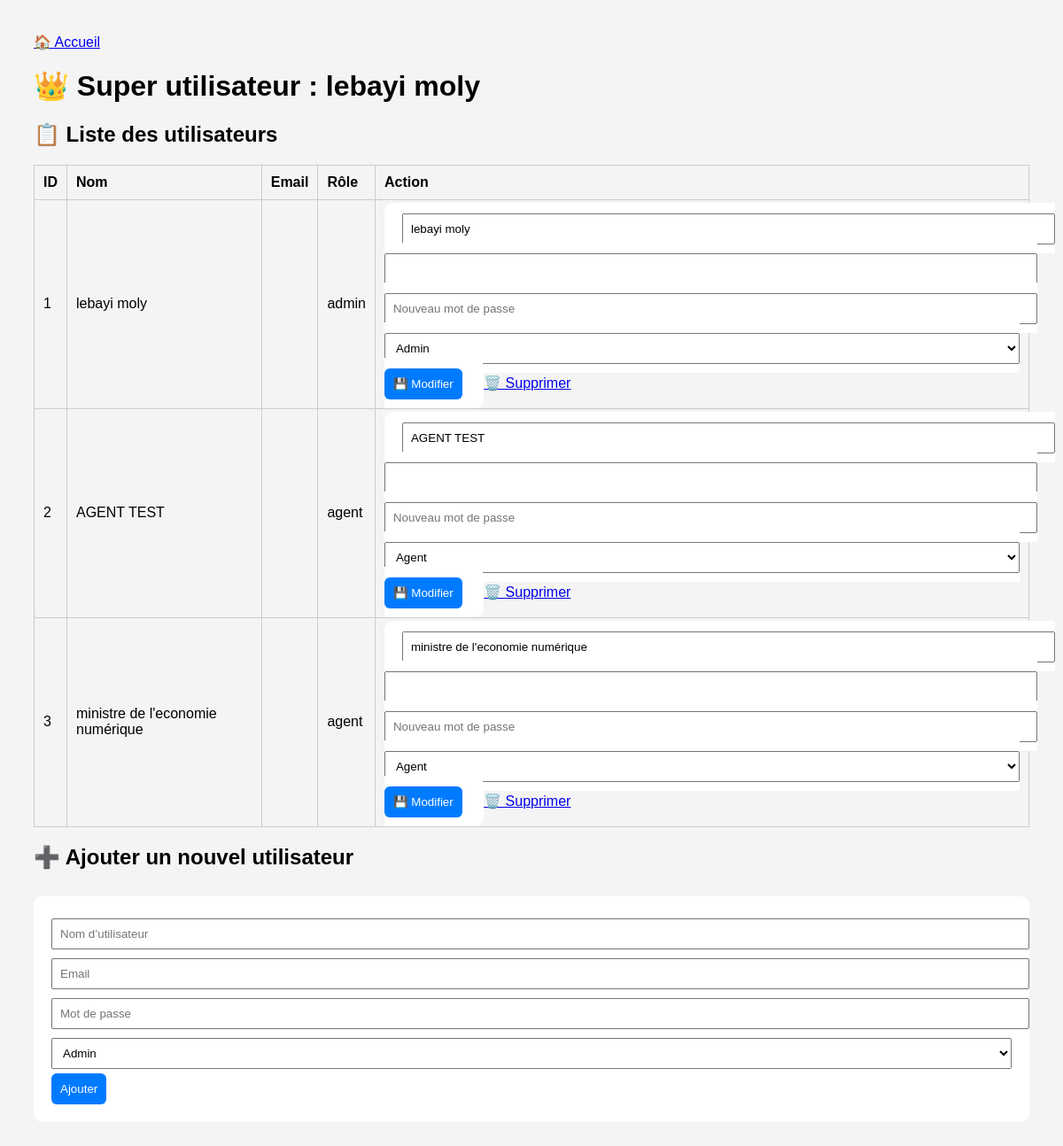
/admin/users (signed in), run on an earlier commit of the app's database.
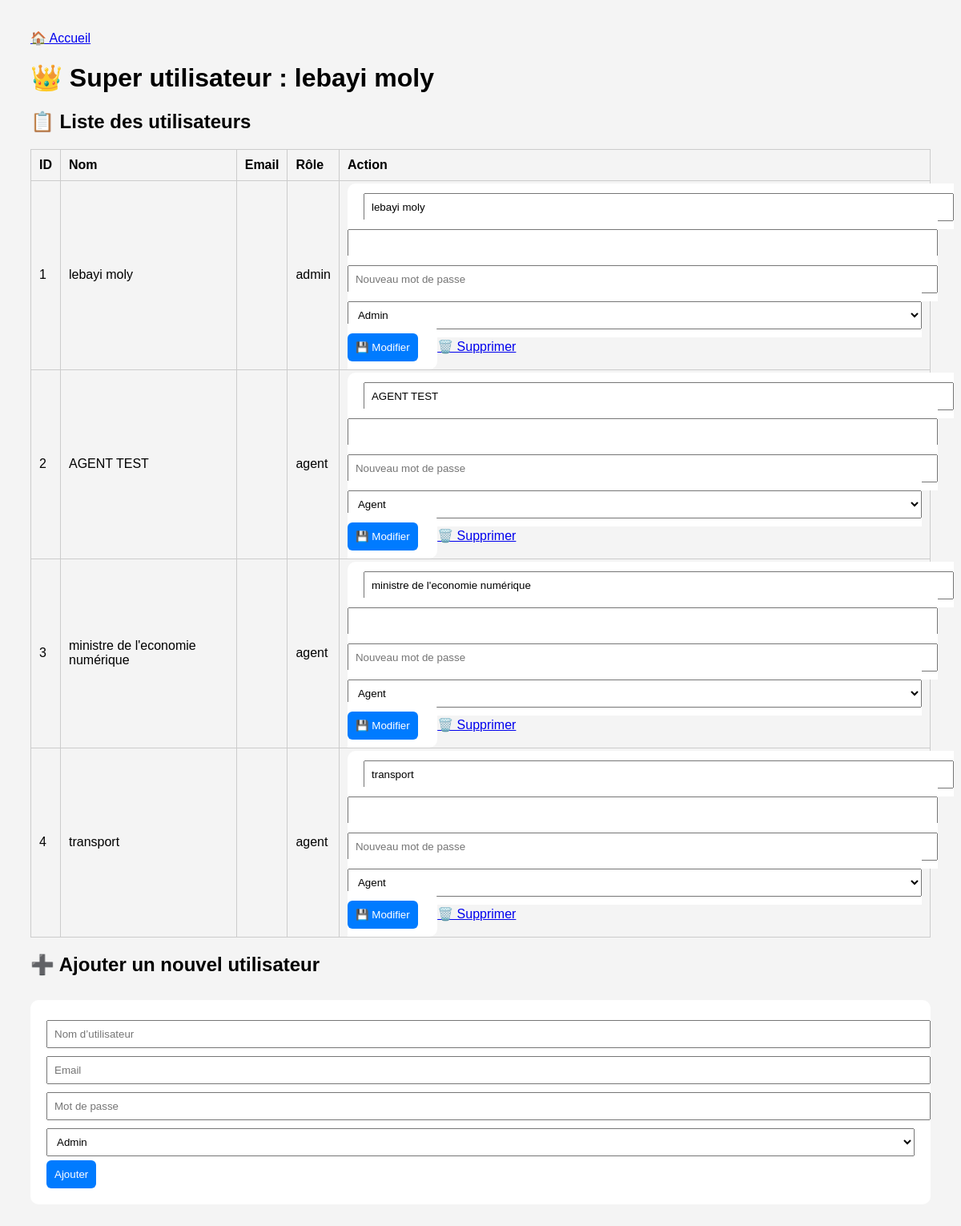
And on a later commit of the database.
### tables this page shows
CREATE TABLE users (
    id INTEGER PRIMARY KEY AUTOINCREMENT,
    username TEXT UNIQUE NOT NULL,
    password TEXT NOT NULL,
    role TEXT NOT NULL CHECK(role IN ('admin', 'agent'))
);

### app.py (the view, shortened to what this page needs)
@app.route('/admin/users', methods=['GET', 'POST'])
def manage_users():
    if 'admin' not in session or session['admin'] != 'lebayi moly':
        return redirect('/')
    conn = get_db_connection()
    users = conn.execute('SELECT * FROM users').fetchall()
    conn.close()
    return render_template('manage_users.html', users=users)

### app.py (called while the page is built)
def get_db_connection():
    conn = sqlite3.connect('database.db')
    conn.row_factory = sqlite3.Row
    return conn

### templates/manage_users.html (shortened to what this page needs)
<!DOCTYPE html>
<html lang="fr">
<head>
</head>
<body>
{% include 'navbar.html' %}
  <h1>👑 Super utilisateur : {{ session['admin'] }}</h1>
  <h2>📋 Liste des utilisateurs</h2>
  <table>
    <tr>
      <th>ID</th>
      <th>Nom</th>
      <th>Email</th>
      <th>Rôle</th>
      <th>Action</th>
    </tr>
    {% for user in users %}
    <tr>
      <td>{{ user['id'] }}</td>
      <td>{{ user['username'] }}</td>
      <td>{{ user['email'] }}</td>
      <td>{{ user['role'] }}</td>
      <td>
        <form method="POST" style="display:inline;">
          <input type="text" name="username" value="{{ user['username'] }}" required>
          <input type="email" name="email" value="{{ user['email'] }}">
          <input type="text" name="password" placeholder="Nouveau mot de passe">
          <select name="role">
            <option value="admin" {% if user['role'] == 'admin' %}selected{% endif %}>Admin</option>
            <option value="agent" {% if user['role'] == 'agent' %}selected{% endif %}>Agent</option>
          </select>
          <button type="submit">💾 Modifier</button>
        </form>
        <a href="/admin/users/delete/{{ user['id'] }}" onclick="return confirm('Supprimer cet utilisateur ?')">🗑️ Supprimer</a>
      </td>
    </tr>
    {% endfor %}
  </table>
  <h2>➕ Ajouter un nouvel utilisateur</h2>
  <form method="POST">
    <input type="text" name="username" placeholder="Nom d’utilisateur" required>
    <input type="email" name="email" placeholder="Email">
    <input type="text" name="password" placeholder="Mot de passe">
    <select name="role">
      <option value="admin">Admin</option>
    </select>
    <button type="submit">Ajouter</button>
  </form>
</body>
</html>

What changed in the data, as far as the page shows it:
added users: id "4", username "transport", role "agent", role "Agent"
